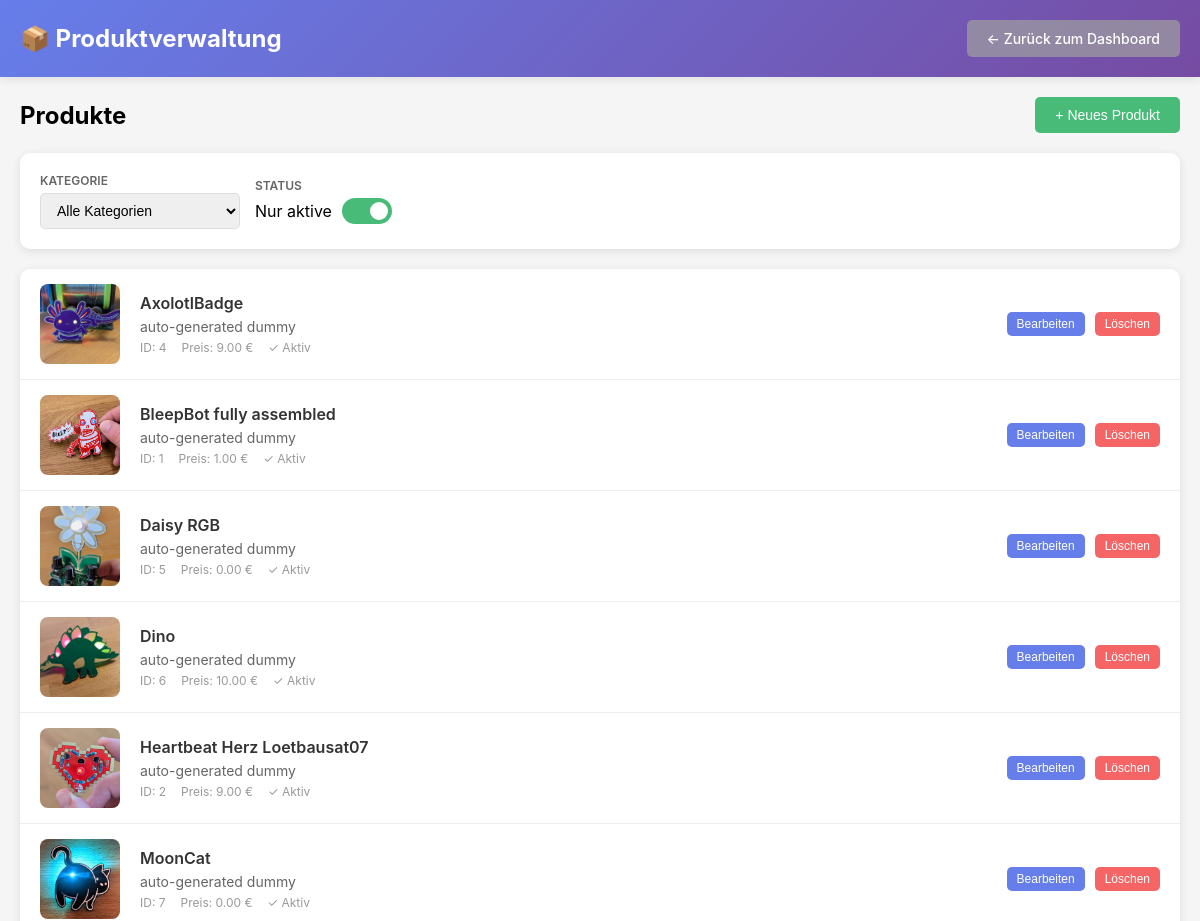
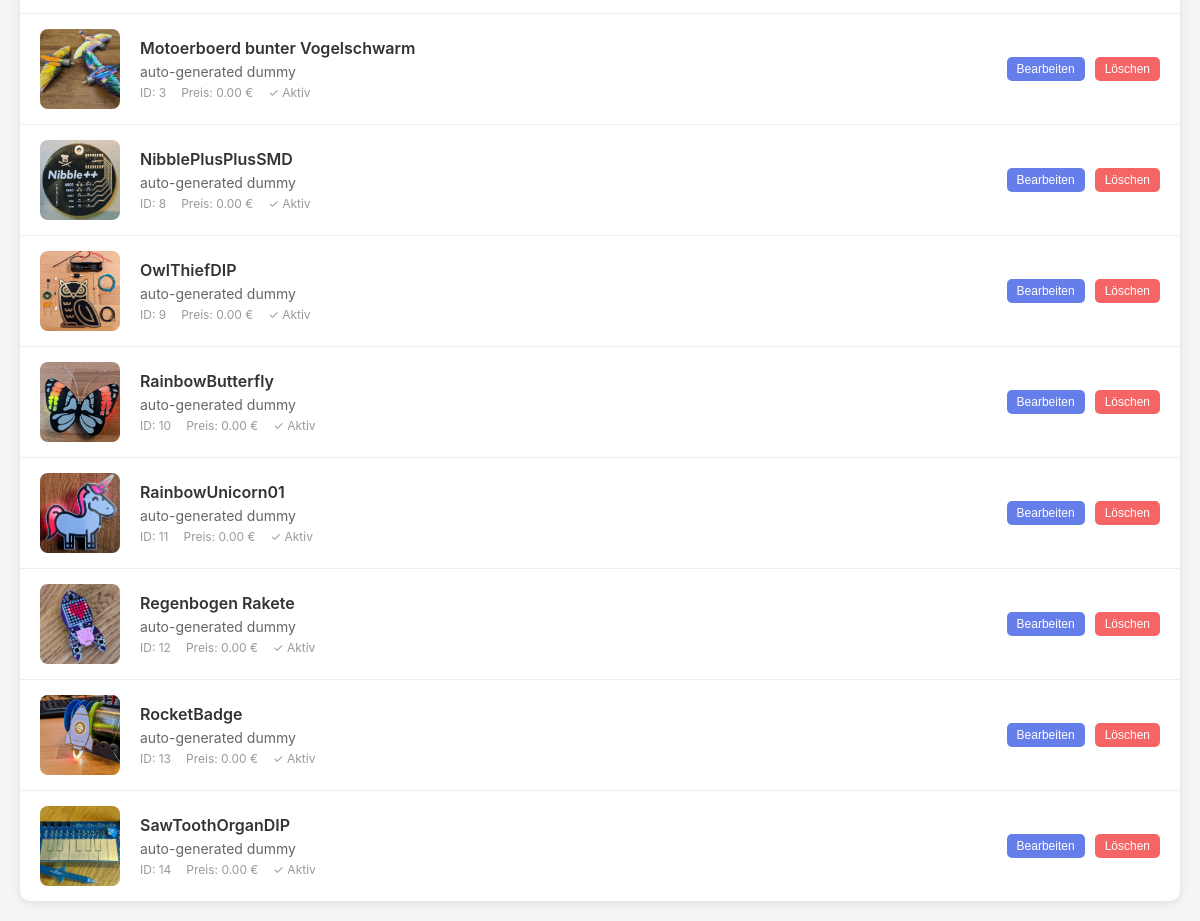
The app's page /admin/products (signed in), older data (2 pictures, top to bottom).
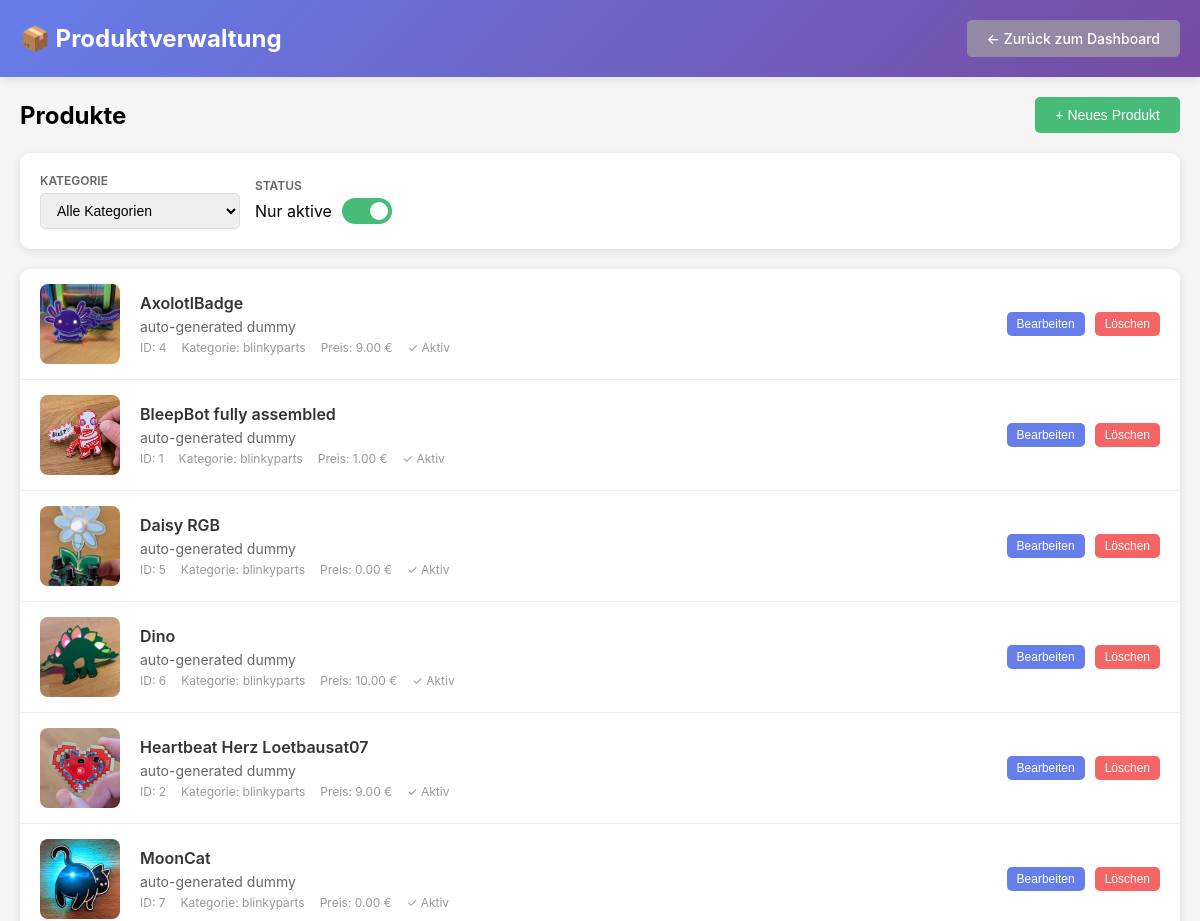
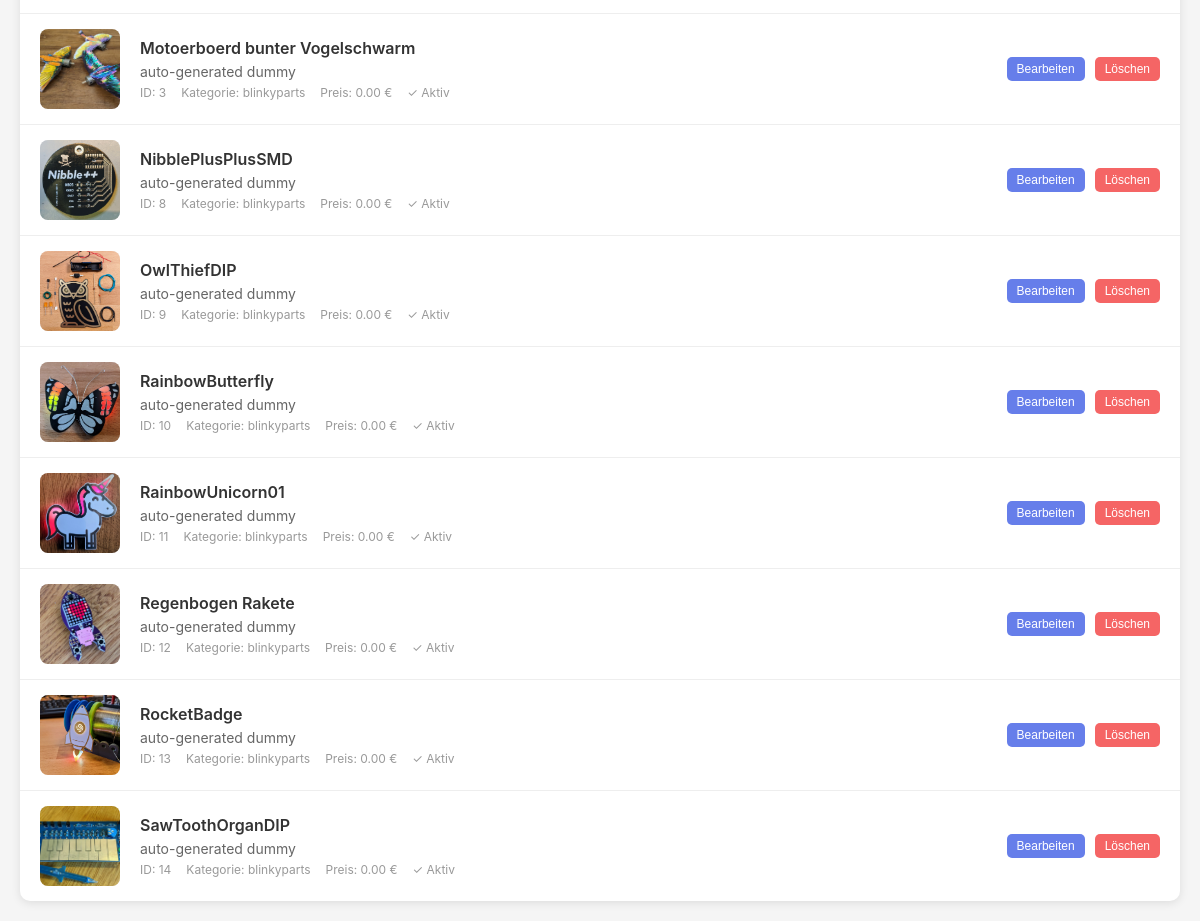
The same page, newer data (2 pictures, top to bottom).
### tables this page shows
CREATE TABLE "products" (
                productId INTEGER PRIMARY KEY,
                productCategoryId INTEGER,
                name TEXT NOT NULL,
                timestamp INTEGER NOT NULL,
                purchasePrice REAL NOT NULL,
                description TEXT,
                image TEXT,
                url TEXT,
                manualUrl TEXT,
                note TEXT,
                active INTEGER NOT NULL DEFAULT 1,
                FOREIGN KEY (productCategoryId) REFERENCES productCategories(productCategoryId)
            );

CREATE TABLE "productCategories" (
                productCategoryId INTEGER PRIMARY KEY,
                name TEXT NOT NULL,
                description TEXT,
                image TEXT,
                note TEXT,
                active INTEGER NOT NULL DEFAULT 1
            );

### src/admin.py (the view)
@admin_bp.route('/products')
@require_admin
def products():
    conn = get_db_connection()
    show_all = request.args.get('show_all', 'false') == 'true'
    if show_all:
        products = conn.execute('''
            SELECT p.*, pc.name as categoryName
            FROM products p
            LEFT JOIN productCategories pc ON p.productCategoryId = pc.productCategoryId
            ORDER BY p.name
        ''').fetchall()
    else:
        products = conn.execute('''
            SELECT p.*, pc.name as categoryName
            FROM products p
            LEFT JOIN productCategories pc ON p.productCategoryId = pc.productCategoryId
            WHERE p.active = 1
            ORDER BY p.name
        ''').fetchall()
    categories = conn.execute('SELECT * FROM productCategories WHERE active = 1 ORDER BY name').fetchall()
    conn.close()
    return render_template('admin_products.html', products=products, categories=categories, show_all=show_all)

### src/admin.py (called while the page is built)
def require_admin(f):
    @wraps(f)
    def decorated_function(*args, **kwargs):
        if not session.get('admin_authenticated'):
            return redirect(url_for('admin_login'))
        return f(*args, **kwargs)
    return decorated_function

def get_db_connection():
    from app import DB_NAME
    db_path = PROJECT_ROOT / 'db' / DB_NAME
    conn = sqlite3.connect(str(db_path))
    conn.row_factory = sqlite3.Row
    return conn

### templates/admin_products.html (shortened to what this page needs)
<!DOCTYPE html>
<html lang="de">
<head>
</head>
<body>
    <div class="header">
        <div class="header-content">
            <h1>📦 Produktverwaltung</h1>
            <a href="/admin" class="btn btn-secondary">← Zurück zum Dashboard</a>
        </div>
    </div>
    <div class="container">
        <div class="actions-bar">
            <h2>Produkte</h2>
            <button class="btn btn-success" onclick="openCreateModal()">+ Neues Produkt</button>
        </div>
        <div class="filters">
            <div class="filter-group">
                <label>Kategorie</label>
                <select id="categoryFilter" onchange="filterProducts()">
                    <option value="">Alle Kategorien</option>
                </select>
            </div>
            <div class="filter-group">
                <label>Status</label>
                <div class="toggle-container">
                    <span>Nur aktive</span>
                    <label class="toggle">
                        <span class="toggle-slider"></span>
                    </label>
                </div>
            </div>
        </div>
        <div class="products-list" id="productsList">
            {% if products %}
                {% for product in products %}
                <div class="product-item" data-category="{{ product['productCategoryId'] or '' }}" data-active="{{ product['active'] }}">
                    <div class="product-thumbnail">
                        {% if product['image'] %}
                        <img src="/images/{{ product['image'] }}" alt="{{ product['name'] }}">
                        {% else %}
                        Kein Bild
                        {% endif %}
                    </div>
                    <div class="product-info">
                        <div class="product-name">{{ product['name'] }}</div>
                        <div class="product-description">{{ product['description'] or 'Keine Beschreibung' }}</div>
                        <div class="product-meta">
                            <span>ID: {{ product['productId'] }}</span>
                            {% if product['categoryName'] %}
                            <span>Kategorie: {{ product['categoryName'] }}</span>
                            {% endif %}
                            <span>Preis: {{ "%.2f"|format(product['purchasePrice']) }} €</span>
                            <span>{% if product['active'] %}✓ Aktiv{% else %}✗ Inaktiv{% endif %}</span>
                        </div>
                    </div>
                    <div class="product-actions">
                        <button class="btn btn-primary btn-sm" onclick="openEditModal({{ product['productId'] }})">Bearbeiten</button>
                        <button class="btn btn-danger btn-sm" onclick="deleteProduct({{ product['productId'] }})">Löschen</button>
                    </div>
                </div>
                {% endfor %}
            {% else %}
                <div class="empty-state">
                    <div class="empty-state-icon">📦</div>
                    <h3>Keine Produkte gefunden</h3>
                    <p>Erstellen Sie Ihr erstes Produkt, um loszulegen.</p>
                </div>
            {% endif %}
        </div>
    </div>
</body>
</html>

### templates/admin_products.html (style rules this page uses)
* { margin: 0; padding: 0; box-sizing: border-box; }
body { font-family: -apple-system, BlinkMacSystemFont, 'Segoe UI', Roboto, Oxygen, Ubuntu, Cantarell, sans-serif; background: #f5f5f5; }
.header { background: linear-gradient(135deg, #667eea 0%, #764ba2 100%); color: white; padding: 20px; box-shadow: 0 2px 10px rgba(0, 0, 0, 0.1); }
.header-content { max-width: 1400px; margin: 0 auto; display: flex; justify-content: space-between; align-items: center; }
.header h1 { font-size: 24px; }
.btn { padding: 10px 20px; border: none; border-radius: 5px; cursor: pointer; font-size: 14px; font-weight: 500; text-decoration: none; display: inline-block; transition: all 0.2s; }
.btn-secondary { background: rgba(160, 160, 160, 0.7); color: white; }
.btn-primary { background: #667eea; color: white; }
.btn-success { background: #48bb78; color: white; }
.btn-danger { background: #f56565; color: white; }
.btn-sm { padding: 5px 10px; font-size: 12px; }
.container { max-width: 1400px; margin: 20px auto; padding: 0 20px; }
.filters { background: white; padding: 20px; border-radius: 10px; box-shadow: 0 2px 10px rgba(0, 0, 0, 0.1); margin-bottom: 20px; display: flex; gap: 15px; align-items: center; flex-wrap: wrap; }
.filter-group { display: flex; flex-direction: column; gap: 5px; }
.filter-group label { font-size: 12px; font-weight: 600; color: #666; text-transform: uppercase; }
.filter-group select { padding: 8px 12px; border: 1px solid #ddd; border-radius: 5px; font-size: 14px; min-width: 200px; }
.toggle-container { display: flex; align-items: center; gap: 10px; }
.toggle { position: relative; width: 50px; height: 26px; }
.toggle-slider { position: absolute; cursor: pointer; top: 0; left: 0; right: 0; bottom: 0; background-color: #ccc; transition: 0.4s; border-radius: 26px; }
.toggle-slider:before { position: absolute; content: ""; height: 18px; width: 18px; left: 4px; bottom: 4px; background-color: white; transition: 0.4s; border-radius: 50%; }
.toggle input:checked + .toggle-slider { background-color: #48bb78; }
.toggle input:checked + .toggle-slider:before { transform: translateX(24px); }
.products-list { background: white; border-radius: 10px; box-shadow: 0 2px 10px rgba(0, 0, 0, 0.1); overflow: hidden; }
.product-item { display: flex; align-items: center; padding: 15px 20px; border-bottom: 1px solid #eee; transition: background 0.2s; }
.product-item:last-child { border-bottom: none; }
.product-thumbnail { width: 80px; height: 80px; object-fit: cover; border-radius: 8px; margin-right: 20px; background: #f0f0f0; display: flex; align-items: center; justify-content: center; color: #999; font-size: 12px; }
.product-thumbnail img { width: 100%; height: 100%; object-fit: cover; border-radius: 8px; }
.product-info { flex: 1; min-width: 0; }
.product-name { font-size: 16px; font-weight: 600; color: #333; margin-bottom: 5px; }
.product-description { font-size: 14px; color: #666; white-space: nowrap; overflow: hidden; text-overflow: ellipsis; }
.product-meta { display: flex; gap: 15px; margin-top: 5px; font-size: 12px; color: #999; }
.product-actions { display: flex; gap: 10px; }
.actions-bar { display: flex; justify-content: space-between; align-items: center; margin-bottom: 20px; }

Row changes from the older to the newer data that the page shows:
changed products "AxolotlBadge": categoryName (not shown) → "blinkyparts"
changed products "BleepBot fully assembled": categoryName (not shown) → "blinkyparts"
changed products "Daisy RGB": categoryName (not shown) → "blinkyparts"
changed products "Dino": categoryName (not shown) → "blinkyparts"
changed products "Heartbeat Herz Loetbausat07": categoryName (not shown) → "blinkyparts"
changed products "MoonCat": categoryName (not shown) → "blinkyparts"
changed products "Motoerboerd bunter Vogelschwarm": categoryName (not shown) → "blinkyparts"
changed products "NibblePlusPlusSMD": categoryName (not shown) → "blinkyparts"
changed products "OwlThiefDIP": categoryName (not shown) → "blinkyparts"
changed products "RainbowButterfly": categoryName (not shown) → "blinkyparts"
changed products "RainbowUnicorn01": categoryName (not shown) → "blinkyparts"
changed products "Regenbogen Rakete": categoryName (not shown) → "blinkyparts"
changed products "RocketBadge": categoryName (not shown) → "blinkyparts"
changed products "SawToothOrganDIP": categoryName (not shown) → "blinkyparts"
